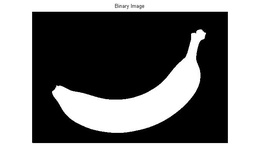
%> input picture visual_cryptograpthy_ahti/Visual_Cryptography/4 shares/result/banana/banana.jpg, 260 x 165 px, shrunk from 664 x 421 before the run
$ octave Main.m   (GNU Octave 9; MATLAB toolbox functions it lacks are replaced by stand-ins)
%> lines starting %> are read from the running program, lines starting %| are printed output that depends on the picture; in (x1, y1, x2, y2) boxes, pixels count from 0 and x2, y2 are one past the last pixel; in counts of white or black regions, pixels touching at a corner belong together; the program's own positions count from 1
### visual_cryptograpthy_ahti/Visual_Cryptography/4 shares/VisCrypt_2.m
%Program for Construction of a two-out-of-two Visual Cryptography Scheme

%Author : Athi Narayanan S
%M.E, Embedded Systems,
%K.S.R College of Engineering
%Erode, Tamil Nadu, India.
%http://sites.google.com/site/athisnarayanan/
%s_athi1983@yahoo.co.in

%Program Description
%This program generates a two-out-of-two Visual Cryptography Scheme shares.
%The input image for this program should be a binary image.
%The shares and the overlapping result of the shares are written as output.
%
%Usage:
%Input: inImg - A binary image
%Output: share1  - Generated share 1
%        share2  - Generated share 2
%        share12 - Overlapped result of shares 1 & 2

function [share1, share2, share3,share4,share12,share13,share14,share34,share24,share123,share124,share234,share134,share1234] = VisCrypt_2(inImg)

s = size(inImg);
%create a row(j) by 2xcol(i) "0" matrix
%black colour matrix
share1 = zeros((2*s(1)), (2 * s(2)));
share2 = zeros((2*s(1)), (2 * s(2)));
share3 = zeros((2*s(1)), (2 * s(2)));
share4 = zeros((2*s(1)), (2 * s(2)));


%%White Pixel Processing
%White Pixel share combinations
disp('White Pixel Processing...');
s1a=[1 0];
s1b=[1 0];
%find all the white colour pixel
%return with x-rows and y-columns
[x,y] = find(inImg == 1);
len = length(x);
RW = randperm(len);

for i=1:2:len

    a=x(RW(i));b=y(RW(i));
    pixShare =generateShare(s1a,s1b);
    share1((2*a-1):(2*a),(2*b-1):(2*b)) = pixShare(1:2,1:2);
    share2((2*a-1):(2*a),(2*b-1):(2*b)) = pixShare(1:2,1:2);
    %when a = 1 and b = 1
    %pixshare = [1 0    or [0 1
    %            1 0]       0 1]
    %share1(1,1:2) = pixshare(1,1:2)
    %share1 row 1 col 1~2 will become [1 0]
    %share2 row 1 col 1~2 will become [1 0]
end

for i=2:2:(len-1)
     a=x(RW(i));b=y(RW(i));
    pixShare =generateShare(s1a,s1b);
    share3((2*a-1):(2*a),(2*b-1):(2*b)) = pixShare(1:2,1:2);
    share4((2*a-1):(2*a),(2*b-1):(2*b)) = pixShare(1:2,1:2);
    %when a = 1 and b = 1
    %pixshare = [1 0    or [0 1
    %            1 0]       0 1]
    %share1(1,1:2) = pixshare(1,1:2)
    %share1 row 1 col 1~2 will become [1 0]
    %share2 row 1 col 1~2 will become [1 0]
end
%%%%%%%%%%%%%%%%%%%%%%%%%%%%%%%%%%%%%%%%%%%%%%%%%%%%%%%%%%%%%%%%%%%%%%%%%
%Black Pixel Processing
%Black Pixel share combinations
disp('Black Pixel Processing...');
s0a=[1 0];
s0b=[0 1];
%return with x-rows and y-columns
[x,y] = find(inImg == 0);
len = length(x);
RB = randperm(len);

for i=1:2:len
     a=x(RB(i));b=y(RB(i));
    pixShare=generateShare(s0a,s0b);
    share1((2*a-1):(2*a),(2*b-1):(2*b)) = pixShare(1:2,1:2);
    share2((2*a-1):(2*a),(2*b-1):(2*b)) = ~pixShare(1:2,1:2);
end

for i=2:2:(len-1)
     a=x(RB(i));b=y(RB(i));
    pixShare=generateShare(s0a,s0b);
    share3((2*a-1):(2*a),(2*b-1):(2*b)) = pixShare(1:2,1:2);
    share4((2*a-1):(2*a),(2*b-1):(2*b)) = ~pixShare(1:2,1:2);
end

share12=bitor(share1, share2);
share12 = ~share12;

share13= bitor(share1, share3);
share13 = ~share13;

share14= bitor(share1, share4);
share14 = ~share14;

share24 = bitor(share2,share4);
share24 = ~share24;

share34=bitor(share3, share4);
share34 = ~share34;

share123=bitor(~share12,share3);
share123= ~share123;

share124=bitor(~share12,share4);
share124 = ~share124;

share234=bitor(share2,~share34);
share234 = ~share234;

share134=bitor(share1,~share34);
share134 = ~share134;

share1234=bitor(~share12,~share34);
share1234 = ~share1234;
disp('Share Generation Completed.');

### visual_cryptograpthy_ahti/Visual_Cryptography/4 shares/generateShare.m
%Program for random permuting the share generation

%Author : Athi Narayanan S
%M.E, Embedded Systems,
%K.S.R College of Engineering
%Erode, Tamil Nadu, India.
%http://sites.google.com/site/athisnarayanan/
%s_athi1983@yahoo.co.in

%Program Description
%This program generates the share 1 & share 2 randomly for each pixel.

function out = generateShare(a,b)
% [8 lines of commented-out code are left out]
a1 = a(1); %W:1  B:1
a2 = a(2); %W:0  B:0
b1 = b(1); %W:1  B:0
b2 = b(2); %W:0  B:1
%put top row with "a" vector, bot row with "b" vector
in = [a     %W:[1 0   B:[1 0
      b];   %W: 1 0]  B: 0 1]

  %create a 2 by 2 "0" matrix
 out = zeros(size(in));

%rand(1)=>create 1 by 1 random number
%floor(X) round up X to the nearest integers towards minus infinity
%0.0~0.9999....(<1) = 0  and 1.0 ~ 1.9999(<2) = 1
randNumber = floor(1.9*rand(1));

if (randNumber == 0)
    out = in;
elseif (randNumber == 1)
    a(1) = a2; %W:0 B:0
    a(2) = a1; %W:1 B:1
    b(1) = b2; %W:0 B:1
    b(2) = b1; %W:1 B:0

    out = [a   %W:[0 1]  %B:[0 1]
           b]; % :[0 1]     [1 0]
end

### visual_cryptograpthy_ahti/Visual_Cryptography/4 shares/Main.m
%Program for Construction of a two-out-of-two Visual Cryptography Scheme

%Author : Athi Narayanan S
%M.E, Embedded Systems,
%K.S.R College of Engineering
%Erode, Tamil Nadu, India.
%http://sites.google.com/site/athisnarayanan/
%s_athi1983@yahoo.co.in

%Program Description
%This program is the main entry of the application.
%This program generates a two-out-of-two Visual Cryptography Scheme shares.
%The input image for this program should be a binary image.
%The shares and the overlapping result of the shares are written as output.
%The Shares (1 & 2) can be printed in separate transparent sheets and overlapping them
%reveals the secret image.

%Clear Memory & Command Window
clc;
clear all;
close all;
dbstop if error;

%Read Input Binary Secret Image
inImg = imread('banana.jpg');
%> inImg is the input picture: size 165x260x3 uint8; min 0, max 255, mean 133.7
figure;imshow(inImg);title('Original image');
%when testing with two other different image(road and starbucks)
%I have added two lines - 29 and 30 to make image suit for the program
%--samson
inImg = inImg(:,:,1);
%> inImg: size 165x260 uint8
inImg = logical(inImg);
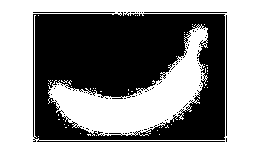
%> inImg: size 165x260 logical; 58.5% white; 78 black regions (74 under 20 px), largest, box (x1, y1, x2, y2) and area: (33, 12, 225, 142) 17388, (226, 15, 227, 136) 121, (144, 12, 227, 13) 83, (33, 12, 115, 13) 82

%Visual Cryptography

[share1, share2, share3,share4,share12,share13,share14,share34,share24,share123,share124,share234,share134,share1234] = VisCrypt_2(inImg);
%> in VisCrypt_2, `[x,y] = find(inImg == 1);`: x = 25108 values from 1 to 165; y = 25108 values from 1 to 260
%> in VisCrypt_2, `len = length(x);`: len = 25108
%> the loop in VisCrypt_2, `for i=1:2:len` made 12554 passes
%> (i, a, b, pixShare) on passes 3 to 5: (5, 99, 141, [0 1; 0 1]), (7, 18, 228, [0 1; 0 1]), (9, 97, 130, [1 0; 1 0])
%> after the loop in VisCrypt_2, `for i=1:2:len`:
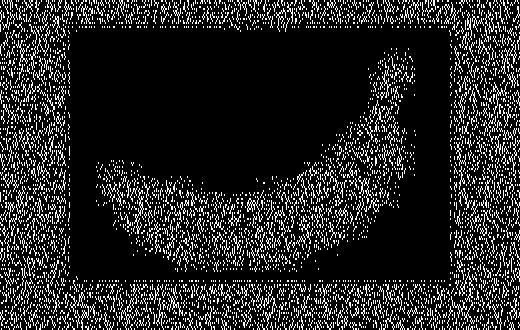
%> share1: size 330x520 double; values 0 (black) and 1 (white), 14.6% white in thin lines or dots
%> the loop in VisCrypt_2, `for i=2:2:(len-1)` made 12553 passes
%> i on passes 19 to 21: 38, 40, 42
%> after the loop in VisCrypt_2, `for i=2:2:(len-1)`:
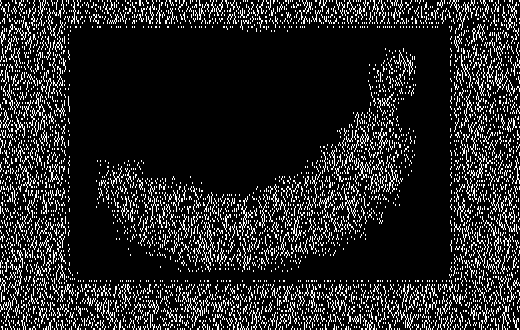
%> share3: size 330x520 double; values 0 (black) and 1 (white), 14.6% white in thin lines or dots
%> the loop in VisCrypt_2, `for i=1:2:len` made 8896 passes
%> i on passes 3 to 5: 5, 7, 9
%> after the loop in VisCrypt_2, `for i=1:2:len`:
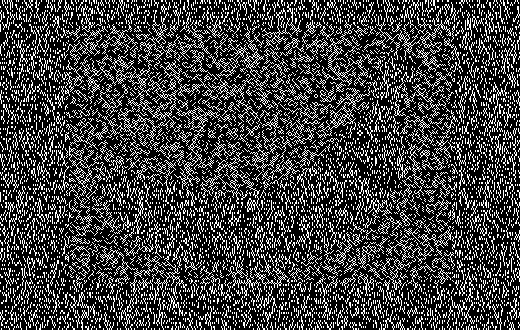
%> share1: size 330x520 double; values 0 (black) and 1 (white), 25% white in thin lines or dots
%> after the loop in VisCrypt_2, `for i=1:2:len`:
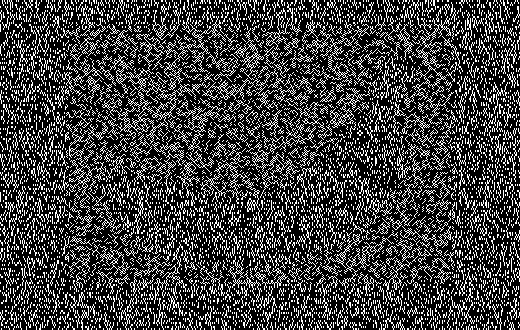
%> share2: size 330x520 double; values 0 (black) and 1 (white), 25% white in thin lines or dots
%> the loop in VisCrypt_2, `for i=2:2:(len-1)` made 8895 passes
%> i on passes 2 to 4: 4, 6, 8
%> after the loop in VisCrypt_2, `for i=2:2:(len-1)`:
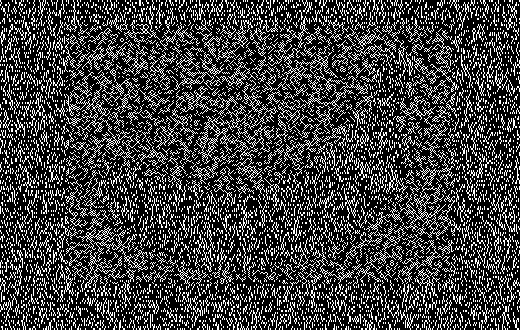
%> share4: size 330x520 double; values 0 (black) and 1 (white), 25% white in thin lines or dots
%> in VisCrypt_2, `share12=bitor(share1, share2);`: share12: size 330x520 double; values 0 (black) and 1 (white), 35.4% white in thin lines or dots
%> in VisCrypt_2, `share12 = ~share12;`: share12: size 330x520 logical; 64.6% white; black in thin lines or dots
%> in VisCrypt_2, `share13= bitor(share1, share3);`: share13: size 330x520 double; values 0 (black) and 1 (white), 50% white in thin lines or dots
%> in VisCrypt_2, `share13 = ~share13;`: share13: size 330x520 logical; 50% white; black in thin lines or dots
%> in VisCrypt_2, `share14 = ~share14;`: share14: size 330x520 logical; 50% white; black in thin lines or dots
%> in VisCrypt_2, `share24 = ~share24;`: share24: size 330x520 logical; 50% white; black in thin lines or dots
%> in VisCrypt_2, `share34 = ~share34;`: share34: size 330x520 logical; 64.6% white; black in thin lines or dots
%> in VisCrypt_2, `share123=bitor(~share12,share3);`: share123: size 330x520 double; values 0 (black) and 1 (white), 60.4% white; black in thin lines or dots
%> in VisCrypt_2, `share123= ~share123;`: share123: size 330x520 logical; 39.6% white in thin lines or dots
%> in VisCrypt_2, `share124 = ~share124;`: share124: size 330x520 logical; 39.6% white in thin lines or dots
%> in VisCrypt_2, `share234 = ~share234;`: share234: size 330x520 logical; 39.6% white in thin lines or dots
%> in VisCrypt_2, `share134 = ~share134;`: share134: size 330x520 logical; 39.6% white in thin lines or dots
%> in VisCrypt_2, `share1234=bitor(~share12,~share34);`:
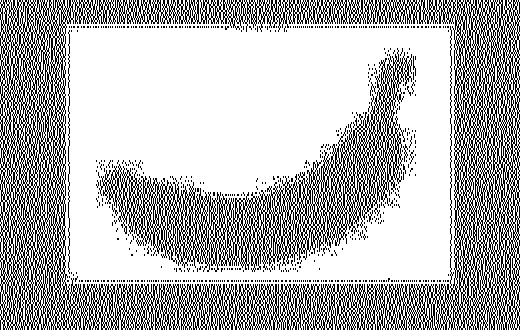
%> share1234: size 330x520 logical; 70.7% white; black in thin lines or dots
%> in VisCrypt_2, `share1234 = ~share1234;`: share1234: size 330x520 logical; 29.3% white in thin lines or dots
%Outputs
figure;imshow(share1);title('Share 1');
figure;imshow(share2);title('Share 2');
figure;imshow(share3);title('share 3');
figure;imshow(share4);title('share 4');
figure;imshow(share12);title('Overlapping Share 1 & 2');
figure;imshow(share13);title('Overlapping Share 1 & 3');
figure;imshow(share14);title('Overlapping Share 1 & 4');
figure;imshow(share34);title('Overlapping Share 3 & 4');
figure;imshow(share24);title('Overlapping Share 2 & 4');
figure;imshow(share124);title('Overlapping Share 1 & 2 & 4');
figure;imshow(share234);title('Overlapping Share 2 & 3 & 4');
figure;imshow(share134);title('Overlapping Share 1 & 3 & 4');
figure;imshow(share123);title('Overlapping Share 1 & 2 & 3');
figure;imshow(share1234);title('Overlapping Share 1 & 2 & 3 & 4');

imwrite(share1,'Share1.bmp');
imwrite(share2,'Share2.bmp');
imwrite(share3,'Share3.bmp');
imwrite(share4,'Share4.bmp');
imwrite(share12,'Share12.bmp');
imwrite(share34,'Share34.bmp');
imwrite(share13,'Share13.bmp');
imwrite(share123,'Share123.bmp');
imwrite(share1234,'Overlapped.bmp');
